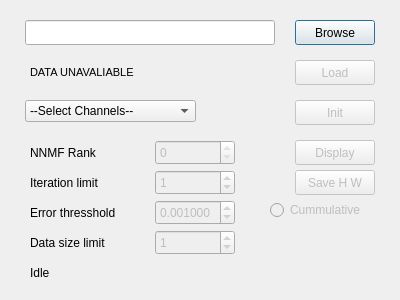
<?xml version="1.0" encoding="UTF-8"?>
<ui version="4.0">
 <class>Dialog</class>
 <widget class="QDialog" name="Dialog">
  <property name="geometry">
   <rect>
    <x>0</x>
    <y>0</y>
    <width>400</width>
    <height>300</height>
   </rect>
  </property>
  <property name="windowTitle">
   <string>Dialog</string>
  </property>
  <property name="sizeGripEnabled">
   <bool>false</bool>
  </property>
  <widget class="QPushButton" name="browse_btn">
   <property name="geometry">
    <rect>
     <x>295</x>
     <y>20</y>
     <width>80</width>
     <height>25</height>
    </rect>
   </property>
   <property name="text">
    <string>Browse</string>
   </property>
  </widget>
  <widget class="QLineEdit" name="filename_text">
   <property name="geometry">
    <rect>
     <x>25</x>
     <y>20</y>
     <width>250</width>
     <height>25</height>
    </rect>
   </property>
   <property name="font">
    <font>
     <pointsize>8</pointsize>
    </font>
   </property>
  </widget>
  <widget class="QLabel" name="data_indicator">
   <property name="enabled">
    <bool>true</bool>
   </property>
   <property name="geometry">
    <rect>
     <x>30</x>
     <y>60</y>
     <width>240</width>
     <height>25</height>
    </rect>
   </property>
   <property name="font">
    <font>
     <pointsize>8</pointsize>
     <weight>50</weight>
     <bold>false</bold>
    </font>
   </property>
   <property name="text">
    <string>DATA UNAVALIABLE</string>
   </property>
  </widget>
  <widget class="QPushButton" name="load_btn">
   <property name="enabled">
    <bool>false</bool>
   </property>
   <property name="geometry">
    <rect>
     <x>295</x>
     <y>60</y>
     <width>80</width>
     <height>25</height>
    </rect>
   </property>
   <property name="text">
    <string>Load</string>
   </property>
   <property name="autoDefault">
    <bool>true</bool>
   </property>
   <property name="default">
    <bool>false</bool>
   </property>
   <property name="flat">
    <bool>false</bool>
   </property>
  </widget>
  <widget class="QComboBox" name="chan_selector">
   <property name="geometry">
    <rect>
     <x>25</x>
     <y>100</y>
     <width>171</width>
     <height>22</height>
    </rect>
   </property>
   <item>
    <property name="text">
     <string>--Select Channels--</string>
    </property>
   </item>
  </widget>
  <widget class="QSpinBox" name="rank_selector">
   <property name="enabled">
    <bool>false</bool>
   </property>
   <property name="geometry">
    <rect>
     <x>155</x>
     <y>140</y>
     <width>80</width>
     <height>25</height>
    </rect>
   </property>
   <property name="maximum">
    <number>0</number>
   </property>
  </widget>
  <widget class="QLabel" name="rank_label">
   <property name="geometry">
    <rect>
     <x>30</x>
     <y>140</y>
     <width>100</width>
     <height>25</height>
    </rect>
   </property>
   <property name="text">
    <string>NNMF Rank</string>
   </property>
  </widget>
  <widget class="QPushButton" name="init_btn">
   <property name="enabled">
    <bool>false</bool>
   </property>
   <property name="geometry">
    <rect>
     <x>295</x>
     <y>100</y>
     <width>80</width>
     <height>25</height>
    </rect>
   </property>
   <property name="text">
    <string>Init</string>
   </property>
   <property name="autoDefault">
    <bool>true</bool>
   </property>
   <property name="default">
    <bool>false</bool>
   </property>
   <property name="flat">
    <bool>false</bool>
   </property>
  </widget>
  <widget class="QSpinBox" name="iter_selector">
   <property name="enabled">
    <bool>false</bool>
   </property>
   <property name="geometry">
    <rect>
     <x>155</x>
     <y>170</y>
     <width>80</width>
     <height>25</height>
    </rect>
   </property>
   <property name="maximum">
    <number>1000000</number>
   </property>
   <property name="value">
    <number>1</number>
   </property>
  </widget>
  <widget class="QLabel" name="iter_label">
   <property name="geometry">
    <rect>
     <x>30</x>
     <y>170</y>
     <width>100</width>
     <height>25</height>
    </rect>
   </property>
   <property name="text">
    <string>Iteration limit</string>
   </property>
  </widget>
  <widget class="QLabel" name="status_label">
   <property name="geometry">
    <rect>
     <x>30</x>
     <y>265</y>
     <width>335</width>
     <height>16</height>
    </rect>
   </property>
   <property name="text">
    <string>Idle</string>
   </property>
  </widget>
  <widget class="QDoubleSpinBox" name="thr_selector">
   <property name="enabled">
    <bool>false</bool>
   </property>
   <property name="geometry">
    <rect>
     <x>155</x>
     <y>200</y>
     <width>80</width>
     <height>25</height>
    </rect>
   </property>
   <property name="decimals">
    <number>6</number>
   </property>
   <property name="minimum">
    <double>0.000001000000000</double>
   </property>
   <property name="maximum">
    <double>100.000000000000000</double>
   </property>
   <property name="singleStep">
    <double>0.001000000000000</double>
   </property>
   <property name="value">
    <double>0.001000000000000</double>
   </property>
  </widget>
  <widget class="QLabel" name="thr_label">
   <property name="geometry">
    <rect>
     <x>30</x>
     <y>200</y>
     <width>100</width>
     <height>25</height>
    </rect>
   </property>
   <property name="text">
    <string>Error thresshold</string>
   </property>
  </widget>
  <widget class="QRadioButton" name="thr_ticker">
   <property name="enabled">
    <bool>false</bool>
   </property>
   <property name="geometry">
    <rect>
     <x>270</x>
     <y>200</y>
     <width>105</width>
     <height>20</height>
    </rect>
   </property>
   <property name="text">
    <string>Cummulative</string>
   </property>
  </widget>
  <widget class="QPushButton" name="display_btn">
   <property name="enabled">
    <bool>false</bool>
   </property>
   <property name="geometry">
    <rect>
     <x>295</x>
     <y>140</y>
     <width>80</width>
     <height>25</height>
    </rect>
   </property>
   <property name="text">
    <string>Display</string>
   </property>
   <property name="autoDefault">
    <bool>true</bool>
   </property>
   <property name="default">
    <bool>false</bool>
   </property>
   <property name="flat">
    <bool>false</bool>
   </property>
  </widget>
  <widget class="QSpinBox" name="size_selector">
   <property name="enabled">
    <bool>false</bool>
   </property>
   <property name="geometry">
    <rect>
     <x>155</x>
     <y>230</y>
     <width>80</width>
     <height>25</height>
    </rect>
   </property>
   <property name="maximum">
    <number>1000000</number>
   </property>
   <property name="value">
    <number>1</number>
   </property>
  </widget>
  <widget class="QLabel" name="size_label">
   <property name="geometry">
    <rect>
     <x>30</x>
     <y>230</y>
     <width>100</width>
     <height>25</height>
    </rect>
   </property>
   <property name="text">
    <string>Data size limit</string>
   </property>
  </widget>
  <widget class="QPushButton" name="save_btn">
   <property name="enabled">
    <bool>false</bool>
   </property>
   <property name="geometry">
    <rect>
     <x>295</x>
     <y>170</y>
     <width>80</width>
     <height>25</height>
    </rect>
   </property>
   <property name="text">
    <string>Save H W</string>
   </property>
   <property name="autoDefault">
    <bool>true</bool>
   </property>
   <property name="default">
    <bool>false</bool>
   </property>
   <property name="flat">
    <bool>false</bool>
   </property>
  </widget>
 </widget>
 <resources/>
 <connections/>
</ui>
